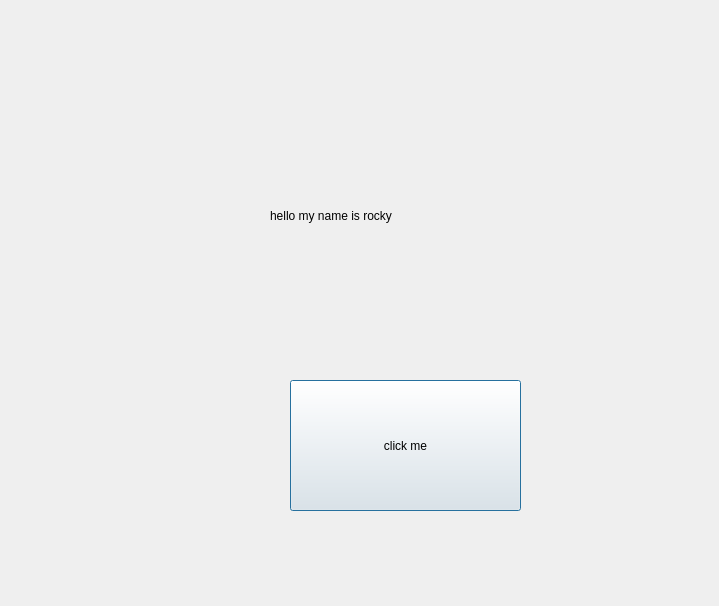
<?xml version="1.0" encoding="UTF-8"?>
<ui version="4.0">
 <class>Dialog</class>
 <widget class="QDialog" name="Dialog">
  <property name="geometry">
   <rect>
    <x>0</x>
    <y>0</y>
    <width>719</width>
    <height>606</height>
   </rect>
  </property>
  <property name="windowTitle">
   <string>Dialog</string>
  </property>
  <widget class="QPushButton" name="Button1">
   <property name="geometry">
    <rect>
     <x>290</x>
     <y>380</y>
     <width>231</width>
     <height>131</height>
    </rect>
   </property>
   <property name="text">
    <string>click me</string>
   </property>
  </widget>
  <widget class="QLabel" name="label1">
   <property name="geometry">
    <rect>
     <x>270</x>
     <y>150</y>
     <width>291</width>
     <height>131</height>
    </rect>
   </property>
   <property name="text">
    <string>hello my name is rocky</string>
   </property>
  </widget>
 </widget>
 <resources/>
 <connections/>
</ui>
